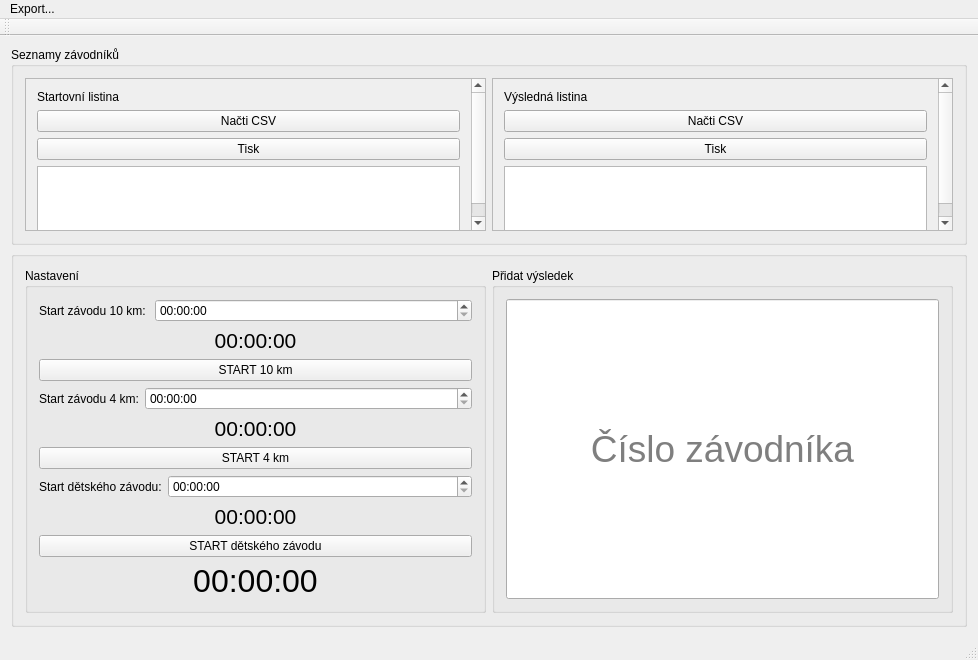
<?xml version="1.0" encoding="UTF-8"?>
<ui version="4.0">
 <class>MainWindow</class>
 <widget class="QMainWindow" name="MainWindow">
  <property name="geometry">
   <rect>
    <x>0</x>
    <y>0</y>
    <width>978</width>
    <height>660</height>
   </rect>
  </property>
  <property name="windowTitle">
   <string>MainWindow</string>
  </property>
  <widget class="QWidget" name="centralWidget">
   <layout class="QVBoxLayout" name="verticalLayout">
    <item>
     <widget class="QGroupBox" name="groupBox">
      <property name="title">
       <string>Seznamy závodníků</string>
      </property>
      <layout class="QHBoxLayout" name="horizontalLayout">
       <item>
        <widget class="QScrollArea" name="scrollArea">
         <property name="widgetResizable">
          <bool>true</bool>
         </property>
         <widget class="QWidget" name="scrollAreaWidgetContents">
          <property name="geometry">
           <rect>
            <x>0</x>
            <y>0</y>
            <width>449</width>
            <height>167</height>
           </rect>
          </property>
          <layout class="QVBoxLayout" name="verticalLayout_4">
           <item>
            <widget class="QLabel" name="label">
             <property name="text">
              <string>Startovní listina</string>
             </property>
            </widget>
           </item>
           <item>
            <widget class="QPushButton" name="pb_readFile">
             <property name="text">
              <string>Načti CSV</string>
             </property>
            </widget>
           </item>
           <item>
            <widget class="QPushButton" name="pb_printStartList">
             <property name="text">
              <string>Tisk</string>
             </property>
            </widget>
           </item>
           <item>
            <widget class="QTableView" name="tv_startList">
             <property name="acceptDrops">
              <bool>true</bool>
             </property>
            </widget>
           </item>
          </layout>
         </widget>
        </widget>
       </item>
       <item>
        <widget class="QScrollArea" name="sa_results">
         <property name="widgetResizable">
          <bool>true</bool>
         </property>
         <widget class="QWidget" name="scrollAreaWidgetContents_2">
          <property name="geometry">
           <rect>
            <x>0</x>
            <y>0</y>
            <width>449</width>
            <height>167</height>
           </rect>
          </property>
          <layout class="QVBoxLayout" name="verticalLayout_5">
           <item>
            <widget class="QLabel" name="label_2">
             <property name="text">
              <string>Výsledná listina</string>
             </property>
            </widget>
           </item>
           <item>
            <widget class="QPushButton" name="pb_loadResults">
             <property name="text">
              <string>Načti CSV</string>
             </property>
            </widget>
           </item>
           <item>
            <widget class="QPushButton" name="pb_printResults">
             <property name="text">
              <string>Tisk</string>
             </property>
            </widget>
           </item>
           <item>
            <widget class="QTableView" name="tv_results"/>
           </item>
          </layout>
         </widget>
        </widget>
       </item>
      </layout>
     </widget>
    </item>
    <item>
     <widget class="QGroupBox" name="groupBox_2">
      <property name="title">
       <string/>
      </property>
      <layout class="QHBoxLayout" name="horizontalLayout_3">
       <item>
        <widget class="QGroupBox" name="groupBox_3">
         <property name="title">
          <string>Nastavení</string>
         </property>
         <layout class="QVBoxLayout" name="verticalLayout_3">
          <item>
           <layout class="QFormLayout" name="formLayout_2">
            <item row="0" column="0">
             <widget class="QLabel" name="label_3">
              <property name="text">
               <string>Start závodu 10 km: </string>
              </property>
             </widget>
            </item>
            <item row="0" column="1">
             <widget class="QTimeEdit" name="te_startTime">
              <property name="enabled">
               <bool>true</bool>
              </property>
              <property name="dateTime">
               <datetime>
                <hour>0</hour>
                <minute>0</minute>
                <second>0</second>
                <year>2000</year>
                <month>1</month>
                <day>1</day>
               </datetime>
              </property>
              <property name="displayFormat">
               <string>HH:mm:ss</string>
              </property>
             </widget>
            </item>
           </layout>
          </item>
          <item>
           <widget class="QLabel" name="lbl_current10">
            <property name="font">
             <font>
              <pointsize>16</pointsize>
             </font>
            </property>
            <property name="text">
             <string>00:00:00</string>
            </property>
            <property name="alignment">
             <set>Qt::AlignCenter</set>
            </property>
           </widget>
          </item>
          <item>
           <widget class="QPushButton" name="pb_start">
            <property name="text">
             <string>START 10 km</string>
            </property>
           </widget>
          </item>
          <item>
           <layout class="QFormLayout" name="formLayout">
            <item row="0" column="0">
             <widget class="QLabel" name="label_4">
              <property name="text">
               <string>Start závodu 4 km:</string>
              </property>
             </widget>
            </item>
            <item row="0" column="1">
             <widget class="QTimeEdit" name="te_startTime4">
              <property name="displayFormat">
               <string>HH:mm:ss</string>
              </property>
             </widget>
            </item>
           </layout>
          </item>
          <item>
           <widget class="QLabel" name="lbl_current4">
            <property name="font">
             <font>
              <pointsize>16</pointsize>
             </font>
            </property>
            <property name="text">
             <string>00:00:00</string>
            </property>
            <property name="alignment">
             <set>Qt::AlignCenter</set>
            </property>
           </widget>
          </item>
          <item>
           <widget class="QPushButton" name="pb_start4">
            <property name="text">
             <string>START 4 km</string>
            </property>
           </widget>
          </item>
          <item>
           <layout class="QFormLayout" name="formLayout_3">
            <item row="0" column="0">
             <widget class="QLabel" name="label_7">
              <property name="text">
               <string>Start dětského závodu:</string>
              </property>
             </widget>
            </item>
            <item row="0" column="1">
             <widget class="QTimeEdit" name="te_startTimeChildren">
              <property name="displayFormat">
               <string>HH:mm:ss</string>
              </property>
             </widget>
            </item>
           </layout>
          </item>
          <item>
           <widget class="QLabel" name="lbl_currentChildren">
            <property name="font">
             <font>
              <pointsize>16</pointsize>
             </font>
            </property>
            <property name="text">
             <string>00:00:00</string>
            </property>
            <property name="alignment">
             <set>Qt::AlignCenter</set>
            </property>
           </widget>
          </item>
          <item>
           <widget class="QPushButton" name="pb_startChildren">
            <property name="text">
             <string>START dětského závodu</string>
            </property>
           </widget>
          </item>
          <item>
           <layout class="QVBoxLayout" name="verticalLayout_2">
            <item>
             <widget class="QLabel" name="lbl_time">
              <property name="font">
               <font>
                <pointsize>24</pointsize>
               </font>
              </property>
              <property name="text">
               <string>00:00:00</string>
              </property>
              <property name="alignment">
               <set>Qt::AlignCenter</set>
              </property>
             </widget>
            </item>
           </layout>
          </item>
         </layout>
        </widget>
       </item>
       <item>
        <widget class="QGroupBox" name="groupBox_4">
         <property name="title">
          <string>Přidat výsledek</string>
         </property>
         <property name="flat">
          <bool>false</bool>
         </property>
         <layout class="QVBoxLayout" name="verticalLayout_6">
          <item>
           <widget class="QLineEdit" name="le_runnerID">
            <property name="sizePolicy">
             <sizepolicy hsizetype="Preferred" vsizetype="Preferred">
              <horstretch>0</horstretch>
              <verstretch>0</verstretch>
             </sizepolicy>
            </property>
            <property name="font">
             <font>
              <pointsize>28</pointsize>
             </font>
            </property>
            <property name="cursor">
             <cursorShape>IBeamCursor</cursorShape>
            </property>
            <property name="alignment">
             <set>Qt::AlignCenter</set>
            </property>
            <property name="placeholderText">
             <string>Číslo závodníka</string>
            </property>
           </widget>
          </item>
         </layout>
        </widget>
       </item>
      </layout>
     </widget>
    </item>
   </layout>
  </widget>
  <widget class="QMenuBar" name="menuBar">
   <property name="geometry">
    <rect>
     <x>0</x>
     <y>0</y>
     <width>978</width>
     <height>20</height>
    </rect>
   </property>
   <widget class="QMenu" name="menuExport">
    <property name="title">
     <string>Export...</string>
    </property>
    <widget class="QMenu" name="menuBy_track">
     <property name="title">
      <string>Podle trati</string>
     </property>
     <addaction name="separator"/>
    </widget>
    <widget class="QMenu" name="menuBy_category">
     <property name="title">
      <string>Podle kategorie</string>
     </property>
     <addaction name="separator"/>
    </widget>
    <addaction name="menuBy_track"/>
    <addaction name="menuBy_category"/>
   </widget>
   <addaction name="menuExport"/>
  </widget>
  <widget class="QToolBar" name="mainToolBar">
   <attribute name="toolBarArea">
    <enum>TopToolBarArea</enum>
   </attribute>
   <attribute name="toolBarBreak">
    <bool>false</bool>
   </attribute>
  </widget>
  <widget class="QStatusBar" name="statusBar"/>
 </widget>
 <layoutdefault spacing="6" margin="11"/>
 <resources/>
 <connections/>
</ui>
